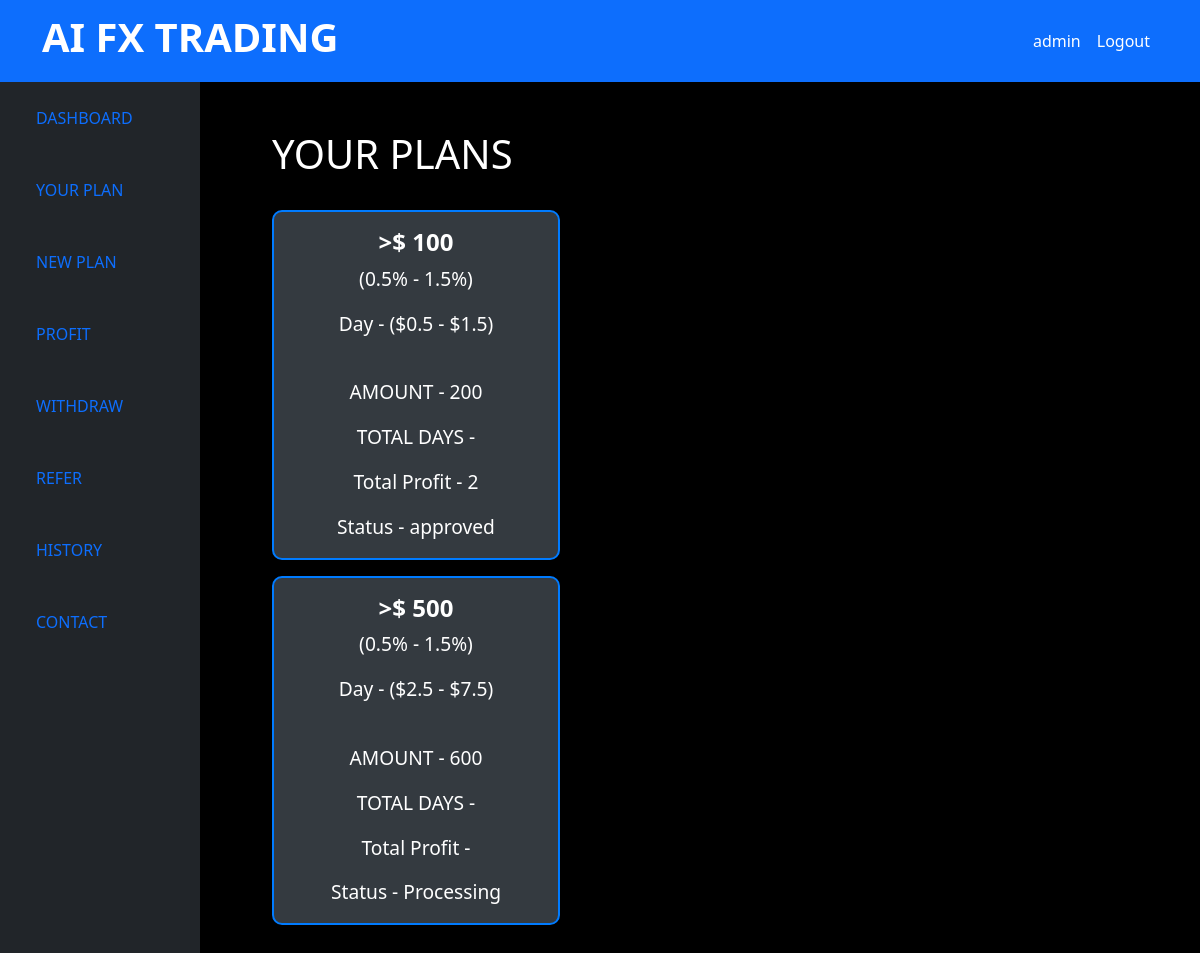
Page /yourplan/ (signed in) on the committed database.
### home/models.py (models this page shows)
class User_plan(models.Model):
    user = models.ForeignKey(User, on_delete=models.CASCADE)
    plan = models.ForeignKey(Plans, on_delete=models.CASCADE)
    invested_amount = models.CharField(max_length=100)
    plan_status = models.CharField(max_length=100)
    plan_profit = models.CharField(max_length=100)

class Plans(models.Model):
    plan_name = models.CharField(max_length=100)
    plan_price = models.CharField(max_length=100)
    plan_min_percentage = models.CharField(max_length=100)
    plan_max_percentage = models.CharField(max_length=100)
    plan_max_profit = models.CharField(max_length=100)
    plan_min_profit = models.CharField(max_length=100)

### home/views.py (the view)
# urls.py: path('yourplan/', login_required(views.Yourplan_view.as_view()), name='yourplan'),
class Yourplan_view(View):
    def get(self, request):
        user_plan = models.User_plan.objects.filter(user=request.user)
        context = {
            "user_plans": user_plan,
        }
        return render(request, 'yourplan.html', context=context)

### templates/yourplan.html (shortened to what this page needs)
{% extends 'base.html' %}
{% block content%}
<div class="m-5">
<h1 class="text-white"> YOUR PLANS </h1>
<br>
{% for user_plan in user_plans %}
    <div class="card text-white mb-3 custom-link" style="max-width: 18rem; text-decoration: none; border: 2px solid #007BFF; border-radius: 10px; transition: transform 0.2s; background-color: #343a40;">
        <div class="card-body">
            <h4 class="card-title text-center"><strong>&gt;$ {{ user_plan.plan.plan_price }}</strong></h4>
            <p class="card-text text-center" style="font-size: 1.2em;">({{ user_plan.plan.plan_min_percentage }}% - {{ user_plan.plan.plan_max_percentage }}%)</p>
            <p class="card-text text-center" style="font-size: 1.2em;">Day - (${{ user_plan.plan.plan_min_profit }} - ${{ user_plan.plan.plan_max_profit }})</p>
            <br>
            <p class="card-text text-center" style="font-size: 1.2em;">AMOUNT - {{ user_plan.invested_amount }}</p>
            <p class="card-text text-center" style="font-size: 1.2em;">TOTAL DAYS - </p>
            <p class="card-text text-center" style="font-size: 1.2em;">Total Profit - {{ user_plan.plan_profit }}</p>
            <p class="card-text text-center" style="font-size: 1.2em;">Status - {{ user_plan.plan_status }}</p>
        </div>
    </div>
{% endfor %}
{% endblock %}

### templates/base.html (shortened to what this page needs)
{% load static %}
<!DOCTYPE html>
<html lang="en">
  <head>
    <link rel="stylesheet" href="style.css">
    <link rel="stylesheet" href="{% static '/css/bootstrap.css'%}">
  </head>
  <body style="background-color:black">
    <nav class="navbar navbar-expand-lg navbar-dark bg-primary">
      <div class="container">
          <a class="navbar-brand" href="{% url 'home' %}">
              <h1 class="text-white fw-bold">AI FX TRADING</h1>
          </a>
          <div class="collapse navbar-collapse justify-content-end" id="navbarNav">
            <ul class="navbar-nav">
                <li class="nav-item">
                    {% if user.is_authenticated %}
                    <a class="nav-link text-white" href="{% url 'profile' %}">{{ user.username }}</a>
                    {% endif %}
                </li>
                <li class="nav-item">
                    <a class="nav-link text-white" href="{% url 'logout' %}">Logout</a>
                </li>
            </ul>
        </div>
      </div>
  </nav>
  <div class="container-fluid">
      <div class="row">
          <nav id="sidebar" class="col-md-3 col-lg-2 d-md-block bg-dark sidebar">
              <div class="position-sticky">
                  <ul class="nav flex-column">
                    <li class="nav-item">
                        <a class="nav-link p-4" href="{% url 'home' %}">
                            DASHBOARD
                        </a>
                    </li>
                      <li class="nav-item">
                          <a class="nav-link p-4" href="{% url 'yourplan' %}">
                              YOUR PLAN
                          </a>
                      </li>
                      <li class="nav-item">
                          <a class="nav-link p-4" href="{% url 'newplan' %}">
                              NEW PLAN
                          </a>
                      </li>
                      <li class="nav-item">
                          <a class="nav-link p-4" href="{% url 'profit' %}">
                              PROFIT
                          </a>
                      </li>
                      <li class="nav-item">
                        <a class="nav-link p-4" href="{% url 'withdraw' %}">
                            WITHDRAW
                        </a>
                    </li>
                    <li class="nav-item">
                        <a class="nav-link p-4" href="{% url 'refer' %}">
                            REFER
                        </a>
                    </li>
                    <li class="nav-item">
                        <a class="nav-link p-4" href="{% url 'history' %}">
                            HISTORY
                        </a>
                    </li>
                    <li class="nav-item">
                        <a class="nav-link p-4" href="{% url 'contact' %}">
                            CONTACT
                        </a>
                    </li>
                  </ul>
              </div>
          </nav>
              <main class="col-md-9 ms-sm-auto col-lg-10 px-md-4">
                {% block content %}{% endblock %}
            </main>
        </div>
    </div>
  </body>
</html>

### rows in the picture
User_plan: plan.plan_price "100", plan.plan_min_percentage "0.5", plan.plan_max_percentage "1.5", plan.plan_min_profit "0.5", plan.plan_max_profit "1.5", invested_amount "200", plan_profit "2", plan_status "approved"
User_plan: plan.plan_price "500", plan.plan_min_percentage "0.5", plan.plan_max_percentage "1.5", plan.plan_min_profit "2.5", plan.plan_max_profit "7.5", invested_amount "600", plan_status "Processing"

### other values in the picture
{{ user.username }} "admin"
